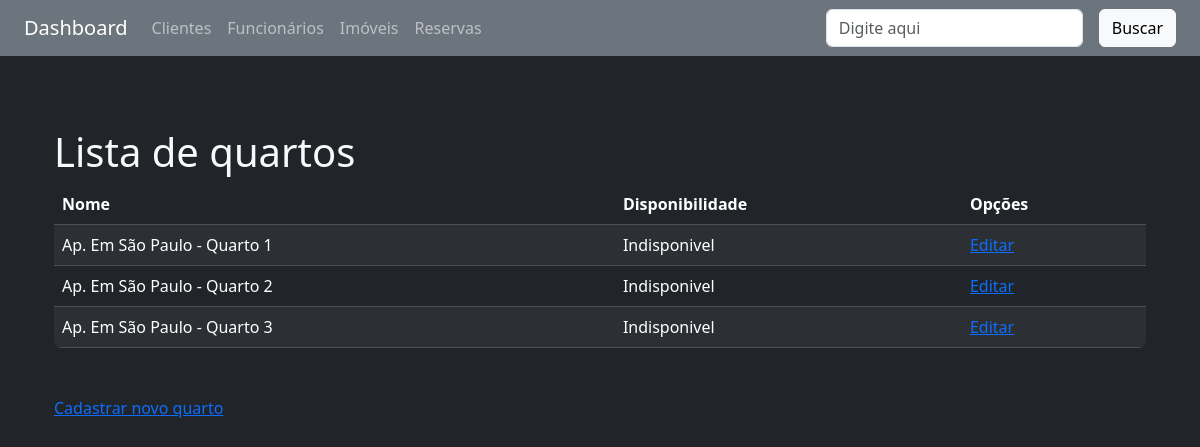
The page /imoveis/quartos/2/ on the database as committed earlier.
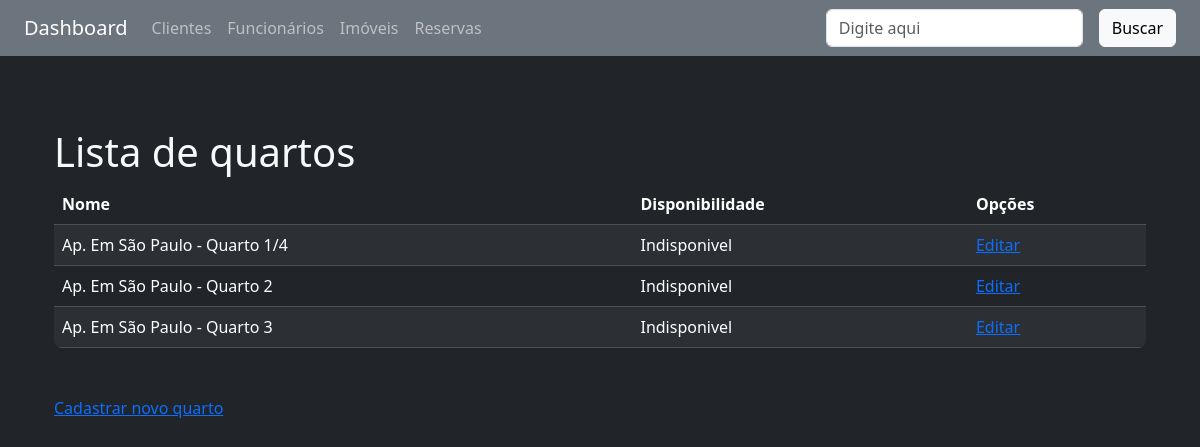
The same page on the database as committed later.
### imoveis/models.py (models this page shows, shortened)
class Quarto(models.Model):
    imovel = models.ForeignKey(
        Imovel, related_name='quartos', on_delete=models.RESTRICT)
    nome = models.CharField(max_length=50)
    disponibilidade = models.BooleanField(default=True)
    ativo = models.BooleanField(default=True)

### imoveis/views.py (the view)
# urls.py: path('quartos/<imovel_id>/', quartos, name='lista_quartos'),
def quartos(request, imovel_id):
    imovel = Imovel.objects.get(id=imovel_id)
    quartos = Quarto.objects.filter(imovel=imovel, ativo=True)
    return render(request, 'quartos/lista.html', {
        'quartos': quartos,
        'imovel': imovel,
    })

### imoveis/templates/quartos/lista.html
{% extends 'base.html' %}
{% block content %}
<div class="container-sm mt-5">
    <h1 class="h1">Lista de quartos</h1>
</div>
<div class="container-sm mt-2">
    <div class="bg-dark rounded-3 overflow-hidden">
        <table cellpadding="5" cellspacing="1" class="table table-dark table-striped mb-0">
            <thead>
                <tr>
                    <th>Nome</th>
                    <th>Disponibilidade</th>
                    <th>Opções</th>
                </tr>
            </thead>
            <tbody>
                {% for quarto in quartos %}
                <tr>
                    <td>{{ quarto.nome }}</td>
                    {% if quarto.disponivel %}
                    <td>Disponivel</td>
                    {% else %}
                    <td>Indisponivel</td>
                    {% endif %}
                    <td><a href="{% url 'imoveis:editar_quarto' quarto.id %}">Editar</a></td>
                </tr>
                {% empty %}
                <tr>
                    <td colspan="4">Nenhum quarto cadastrado.</td>
                </tr>
                {% endfor %}
            </tbody>
        </table>
    </div>
</div>
<div class="container-sm mt-5">
    <a href="{% url 'imoveis:cadastrar_quarto' imovel.id %}">Cadastrar novo quarto</a>
</div>
{% endblock %}

Rows that differ between the two databases and show on the page:
changed Quarto: nome "Ap. Em São Paulo - Quarto 1" → "Ap. Em São Paulo - Quarto 1/4"
